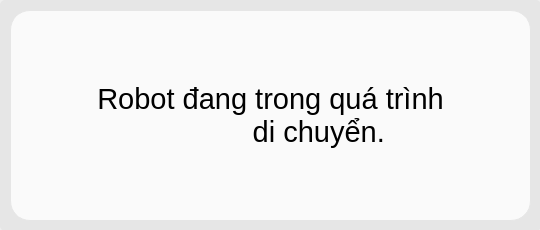
<?xml version="1.0" encoding="UTF-8"?>
<ui version="4.0">
 <class>Form_dichuyen</class>
 <widget class="QWidget" name="Form_dichuyen">
  <property name="geometry">
   <rect>
    <x>0</x>
    <y>0</y>
    <width>540</width>
    <height>230</height>
   </rect>
  </property>
  <property name="windowTitle">
   <string>Form</string>
  </property>
  <property name="styleSheet">
   <string notr="true"/>
  </property>
  <widget class="QFrame" name="frame">
   <property name="geometry">
    <rect>
     <x>0</x>
     <y>0</y>
     <width>541</width>
     <height>231</height>
    </rect>
   </property>
   <property name="minimumSize">
    <size>
     <width>500</width>
     <height>200</height>
    </size>
   </property>
   <property name="maximumSize">
    <size>
     <width>750</width>
     <height>550</height>
    </size>
   </property>
   <property name="styleSheet">
    <string notr="true">background-color: rgb(230, 230, 230);
border-radius: 5px;
box-shadow: 5px 5px 10px rgba(0, 0, 0, 0.5);</string>
   </property>
   <property name="frameShape">
    <enum>QFrame::WinPanel</enum>
   </property>
   <property name="frameShadow">
    <enum>QFrame::Raised</enum>
   </property>
   <widget class="QPushButton" name="Button_xacnhan_capnhat">
    <property name="geometry">
     <rect>
      <x>10</x>
      <y>10</y>
      <width>521</width>
      <height>211</height>
     </rect>
    </property>
    <property name="font">
     <font>
      <family>MS Shell Dlg 2</family>
      <pointsize>22</pointsize>
      <weight>9</weight>
      <italic>false</italic>
      <bold>false</bold>
     </font>
    </property>
    <property name="styleSheet">
     <string notr="true">QPushButton#Button_xacnhan_capnhat
{
    border-radius: 20px;
	font: 75 22pt &quot;MS Shell Dlg 2&quot;;
	border: 1px solid rgb(230, 230, 230);
	background-color: rgb(250, 250, 250);
/*border: 3px solid rgb(0, 0, 255);*/

}




</string>
    </property>
    <property name="text">
     <string>Robot đang trong quá trình
            di chuyển.</string>
    </property>
    <property name="icon">
     <iconset>
      <normaloff>icon/moving.png</normaloff>icon/moving.png</iconset>
    </property>
    <property name="iconSize">
     <size>
      <width>80</width>
      <height>80</height>
     </size>
    </property>
   </widget>
  </widget>
 </widget>
 <resources>
  <include location="resource.qrc"/>
 </resources>
 <connections/>
</ui>
